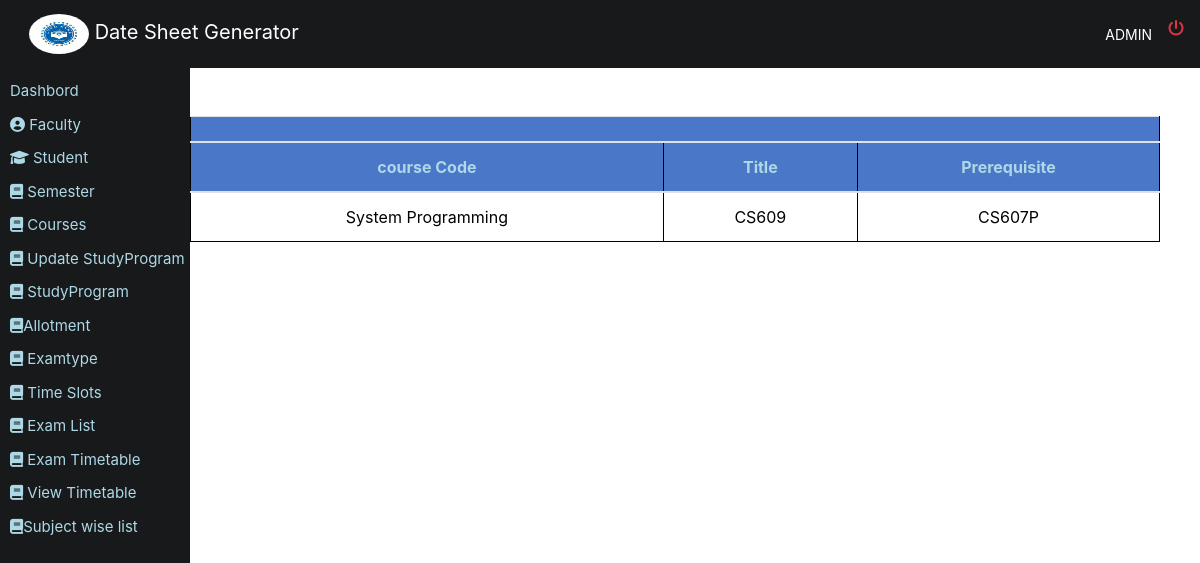
Page /faculty/dashboard.php (signed in) on the committed database.
### tables this page shows
CREATE TABLE `program` (
  `id` int(11) NOT NULL,
  `course_code` varchar(50) NOT NULL,
  `title` varchar(50) NOT NULL,
  `prerequisit` varchar(50) NOT NULL,
  `semester` varchar(50) NOT NULL,
  `faculty_id` int(11) NOT NULL
);

### faculty/dashboard.php (the view, shortened to what this page needs)
<?php require '../header.php';     ?>
    <?php
		 $fac=$_SESSION['faculty_id'];
    ?>
<div class="main">
<div class="container-fluid" >
<div class="container" >
           <table class="table" id="table">
		         <thead>
					      <th colspan="3">
					       </th>
					</thead>
					 <thead>
							<tr>
							<th>course Code</th>
							 <th>Title</th>
							 <th>Prerequisite</th>
							 </tr>
					</thead>
					<tbody>
<?php
             $busSql = "Select * from program where faculty_id='$fac' ";
             $resultBusSql = mysqli_query($link, $busSql);
    while($row = mysqli_fetch_assoc($resultBusSql)){
	           $course_name= $row['title'];
			   $course_code=$row['course_code'];
		       $pre=$row['prerequisit'];
			   if($pre=='no'){
			   $pre="";
			   }else{
			   $pre=$row['prerequisit'];
			   }
   ?>
                                 <tr>
							       <td><?Php echo $course_name;?></td>
								    <td><?Php echo $course_code;?></td>
							         <td><?Php echo $pre;?></td>
		                           </tr>
					</tbody>
	<?php
	}
	?>
	</div>
	</div>
	<br>
	<br>
</body>
</html>

### style.css (style rules this page uses)
body { margin:0px; padding:0px; color:black; }
.main { margin-left: 150px; padding: 0px 10px; }
#table th { background-color:#4b77c9; color:lightblue; text-align:center; }
#table td { background-color:white; text-align:center; color:black; }
#table { background-color:#334d4d; border-radius: 10px; padding-top: 10px; padding-bottom: 10px; color: lightblue; }
.container { color: lightblue; }
.container table { color: lightblue; }
.table2, th, td { border: 1px solid black; }

### rows in the picture
program: title "System Programming", course_code "CS609", prerequisit "CS607P"

### other values in the picture
$header "ADMIN"
